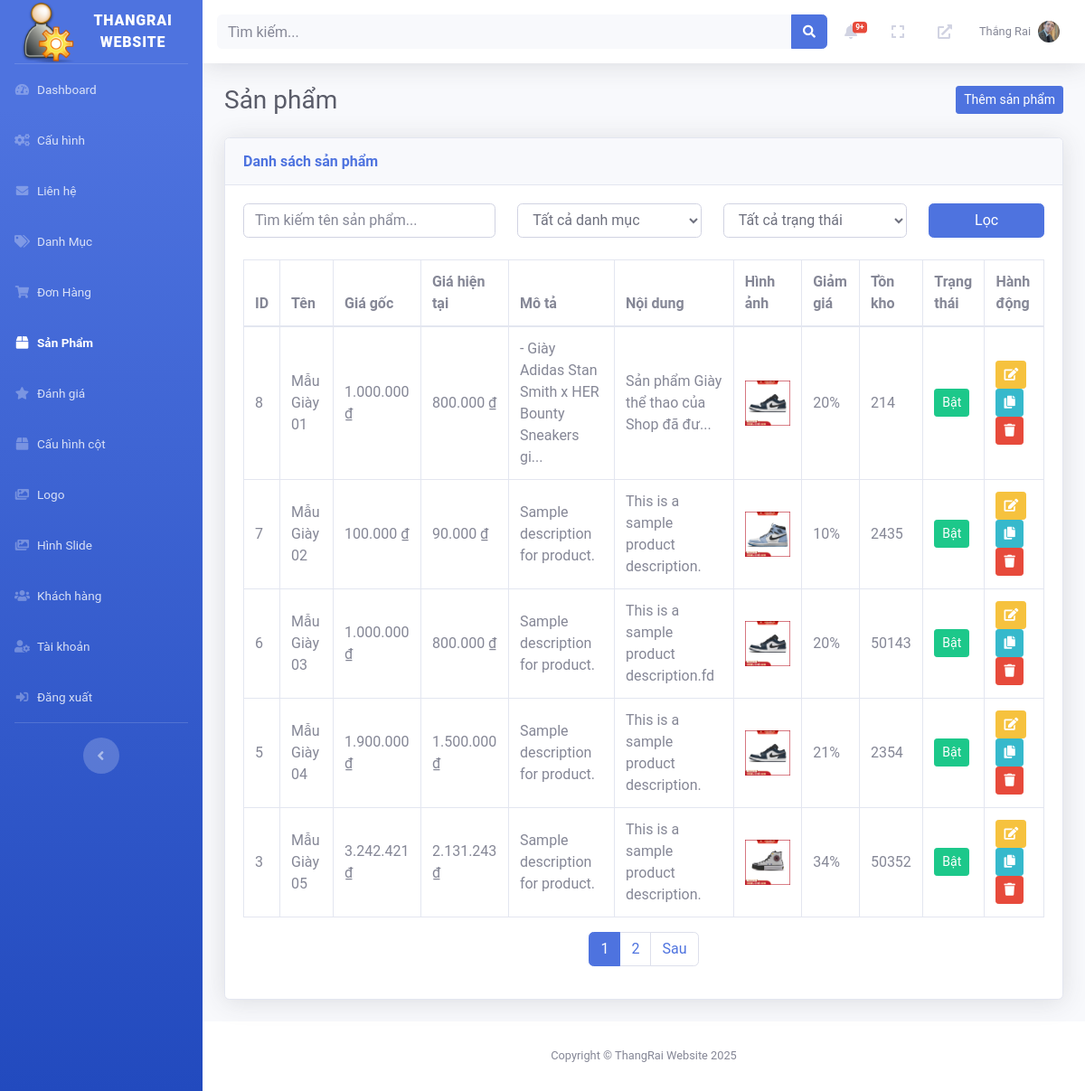
Page /admin/index.php?page=products (signed in) on the earlier database version.
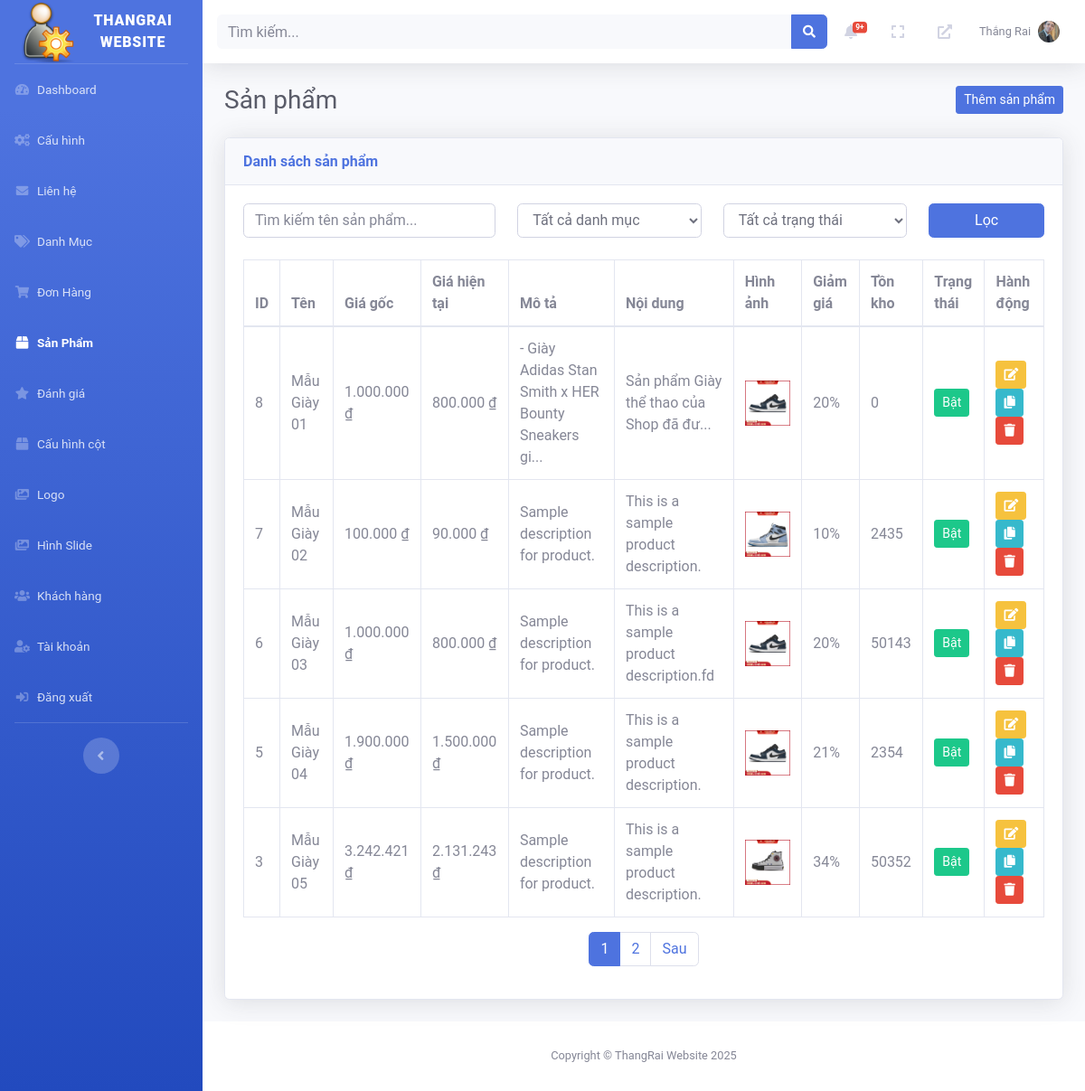
Same page on the later database version.
### tables this page shows
CREATE TABLE `products` (
  `id` int NOT NULL,
  `category_id` int NOT NULL,
  `name` varchar(255) NOT NULL,
  `description` text,
  `stock` int NOT NULL,
  `image` varchar(255) DEFAULT NULL,
  `created_at` timestamp NULL DEFAULT CURRENT_TIMESTAMP,
  `content` text,
  `original_price` decimal(10,2) NOT NULL DEFAULT '0.00',
  `current_price` decimal(10,2) NOT NULL DEFAULT '0.00',
  `is_active` tinyint(1) NOT NULL DEFAULT '1',
  `slug` varchar(255) NOT NULL,
  `seo_image` varchar(255) DEFAULT NULL,
  `seo_title` varchar(255) DEFAULT NULL,
  `seo_description` text,
  `seo_keywords` text
);

### admin/pages/products/index.php (the view, shortened to what the changed rows need)
<?php
require_once 'C:/laragon/www/2/admin/config/db_connect.php';
$limit = 5;
$page = isset($_GET['page_num']) ? (int)$_GET['page_num'] : 1;
$offset = ($page - 1) * $limit;
$params = [];
$sql = "SELECT p.* FROM products p WHERE 1=1";
$sql .= " ORDER BY p.created_at DESC LIMIT $limit OFFSET $offset";
$stmt = $pdo->prepare($sql);
$stmt->execute($params);
$products = $stmt->fetchAll(PDO::FETCH_ASSOC);
?>
<div class="d-sm-flex align-items-center justify-content-between mb-4">
    <h1 class="h3 mb-0 text-gray-800">Sản phẩm</h1>
</div>
<div class="card shadow mb-4">
    <div class="card-body">
        <div class="table-responsive">
            <table class="table table-bordered" width="100%" cellspacing="0">
                <thead>
                    <tr>
                        <th>ID</th>
                        <th>Tên</th>
                        <th>Giá gốc</th>
                        <th>Giá hiện tại</th>
                        <th>Mô tả</th>
                        <th>Nội dung</th>
                        <th>Hình ảnh</th>
                        <th>Giảm giá</th>
                        <th>Tồn kho</th>
                        <th>Trạng thái</th>
                        <th>Hành động</th>
                    </tr>
                </thead>
                <tbody>
                    <?php foreach ($products as $product): ?>
                        <tr>
                            <td><?php echo $product['id']; ?></td>
                            <td><?php echo htmlspecialchars($product['name']); ?></td>
                            <td><?php echo number_format($product['original_price'], 0, ',', '.') . ' ₫'; ?></td>
                            <td><?php echo number_format($product['current_price'], 0, ',', '.') . ' ₫'; ?></td>
                            <td><?php echo htmlspecialchars(substr($product['description'] ?? '', 0, 50)) . (strlen($product['description'] ?? '') > 50 ? '...' : ''); ?></td>
                            <td><?php echo htmlspecialchars(substr($product['content'] ?? '', 0, 50)) . (strlen($product['content'] ?? '') > 50 ? '...' : ''); ?></td>
                            <td>
                                <?php if (!empty($product['image'])): ?>
                                    <img src="/2/admin/<?php echo htmlspecialchars($product['image']); ?>" alt="Hình ảnh sản phẩm" style="width: 50px; height: 50px; object-fit: cover;">
                                <?php else: ?>
                                    Không có hình
                                <?php endif; ?>
                            </td>
                            <td>
                                <?php
                                if ($product['original_price'] > 0) {
                                    $discount = (($product['original_price'] - $product['current_price']) / $product['original_price']) * 100;
                                    echo number_format($discount, 0) . '%';
                                } else {
                                    echo '0%';
                                }
                                ?>
                            </td>
                            <td><?php echo $product['stock']; ?></td>
                            <td>
                                <button class="btn btn-sm <?php echo $product['is_active'] ? 'btn-success' : 'btn-secondary'; ?> status-btn" data-id="<?php echo $product['id']; ?>" data-status="<?php echo $product['is_active'] ? 0 : 1; ?>">
                                    <?php echo $product['is_active'] ? 'Bật' : 'Tắt'; ?>
                                </button>
                            </td>
                            <td>
                                <a href="?page=products&subpage=edit&id=<?php echo $product['id']; ?>" class="btn btn-warning btn-sm" title="Sửa">
                                    <i class="fas fa-edit"></i>
                                </a>
                                <a href="pages/products/process_clone.php?id=<?php echo $product['id']; ?>" class="btn btn-info btn-sm" title="Sao chép">
                                    <i class="fas fa-copy"></i>
                                </a>
                                <a href="pages/products/process_delete.php?id=<?php echo $product['id']; ?>" class="btn btn-danger btn-sm delete-btn" title="Xóa" onclick="return confirm('Bạn có chắc muốn xóa sản phẩm này không?');">
                                    <i class="fas fa-trash"></i>
                                </a>
                            </td>
                        </tr>
                    <?php endforeach; ?>
                </tbody>
            </table>
        </div>
    </div>
</div>

Differences in the rows shown:
changed products "Mẫu Giày 01": stock "214" → "0"
